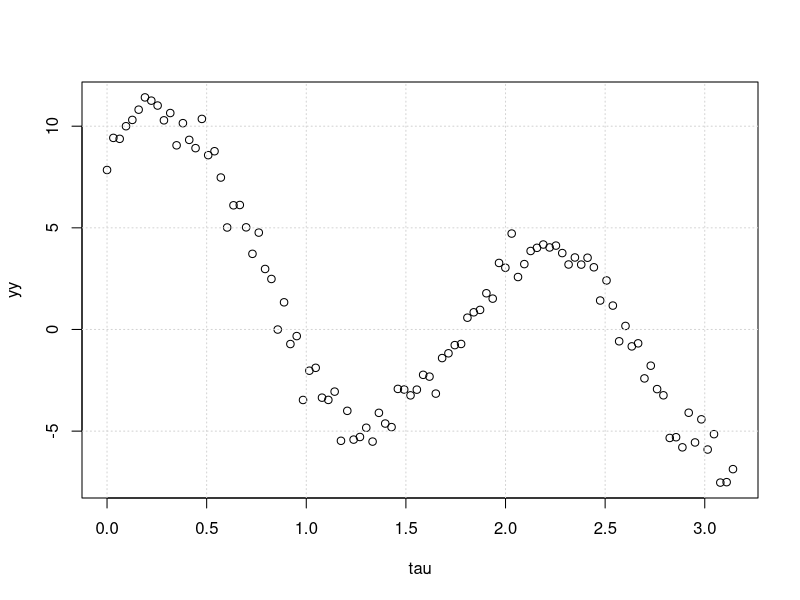

This chart was generated by the following R code: (Note: this script raises an error after producing the figure.)
### Solution to Exercise 1

# Set the number n
nn <- 100
# Generate the points
tau <- seq(0,pi,length.out=nn)
# Begin by generating a column of 1s
XX <- cbind(rep(1,nn))
# Set K
KK <- 2
# Make a for loop to bind columns with cos and sin values of increasing frequency
for (kk in 1:KK) {
  XX <- cbind(XX,sin(pi/2*tau*kk),cos(pi/2*tau*kk))
}
# Make theta vector
theta <- matrix(1:5,5,1)
# Set a random seed
set.seed(150)
# Generate the y values
yy <- XX%*%theta + rnorm(nn,0,sqrt(1/2))
# Plot data
plot(tau,yy)
grid()
# Compute the ordinary least squares estimate
theta_ols <- solve(t(XX)%*%XX)%*%t(XX)%*%yy
# Initialize the algorithm
theta_lad <- theta_ols
# Set the value of epsilon 
epsilon <- 0.001
# Set the number of iterations R
RR <- 100
for (rr in 1:RR) {
  # Compute the weight matrix 
  WW <- diag(c(1/sqrt((yy-XX%*%matrix(theta_lad,5,1))^2+epsilon)))
  # Compute the new iteration
  theta_lad <- solve(t(XX)%*%WW%*%XX)%*%t(XX)%*%WW%*%yy
}
# Print the east absolute deviation estimator
theta_lad

# Initialize a vector of alpha (theta[1]) to store the true model values
y_true <- rep(theta[1],1000)
# Add the sin and cos values to your model
for (kk in 1:2) {
  y_true <- y_true + theta[2*kk]*sin(pi/2*dum*kk) + theta[2*kk+1]*cos(pi/2*dum*kk)
}
# Plot the true curve on top of your points, in black
lines(dum,y_true,col='black',lwd=2)
# Initialize a vector of alpha* (theta_ridge[1]) to store the ridge model values
y_lad <- rep(theta_lad[1],1000)
# Add the sin and cos values to your model
for (kk in 1:2) {
  y_lad <- y_lad + theta_lad[2*kk]*sin(pi/2*dum*kk) + theta_lad[2*kk+1]*cos(pi/2*dum*kk)
}
# Plot the fitted curve on top of your points, in blue
lines(dum,y_lad,col='blue',lwd=2,lty=2)

# Initialize a vector of alpha* (theta_ols[1]) to store the ols model values
y_ols <- rep(theta_ols[1],1000)
# Add the sin and cos values to your model
for (kk in 1:2) {
  y_ols <- y_ols + theta_ols[2*kk]*sin(pi/2*dum*kk) + theta_ols[2*kk+1]*cos(pi/2*dum*kk)
}
# Plot the fitted curve on top of your points, in red
lines(dum,y_ols,col='red',lwd=2,lty=2)
